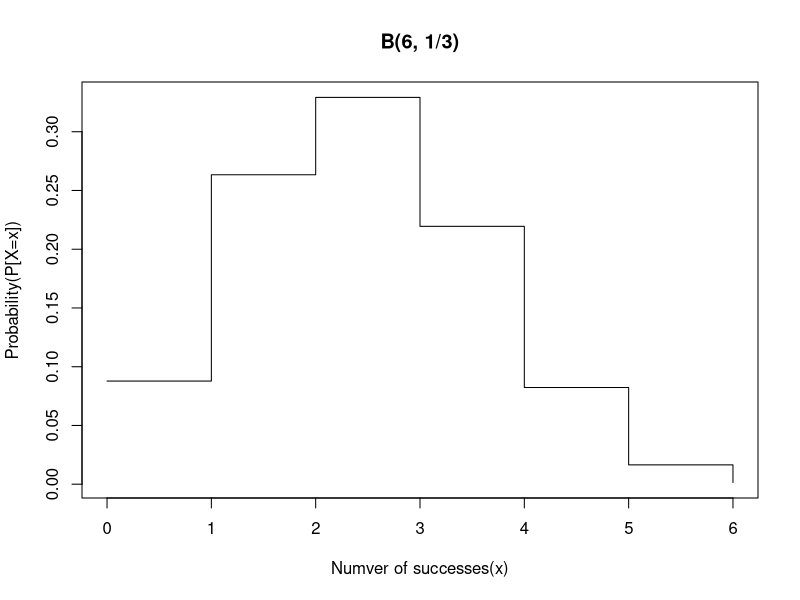
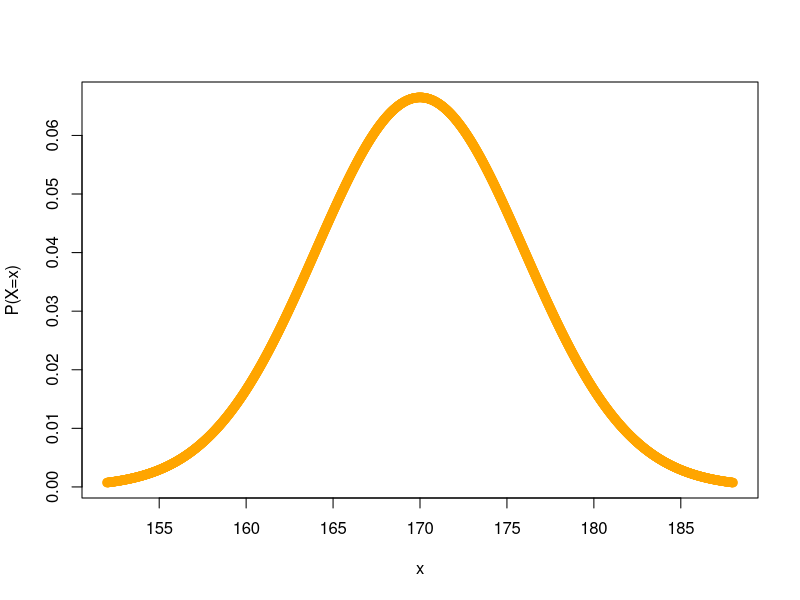
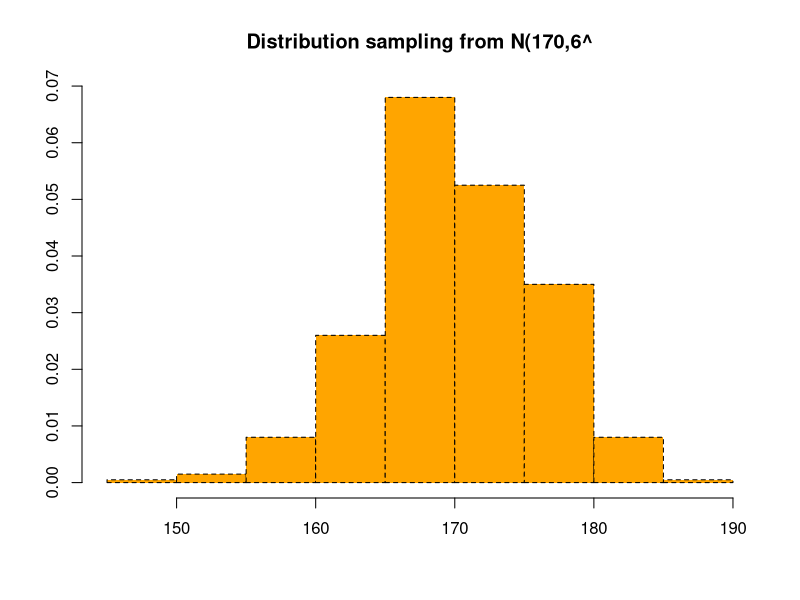

The R source for these figures, in order:
#Binomial Distribution
n=6
p=1/3
x=0:n
dbinom(2,size = n, prob=p)
dbinom(4,size = n, prob=p)
px=dbinom(x,size = n,prob = p)
px
plot(x,px,type='s',xlab='Numver of successes(x)',
     ylab='Probability(P[X=x])',main='B(6, 1/3)')

#Probability Binomial Distribution
pbinom(2, size = 6, prob = p)
pbinom(4, size = 6, prob = p)
pbinom(4, size = 6, prob = p)-pbinom(2, size = 6, prob = p)

#Quantile Binomial Distribution
qbinom(0.1,size = n,prob = p)
qbinom(0.5,size = n,prob = p)

#Random Binomial Distribution
rbinom(10,size = n,prob = p)

#Binomial Distribution Expected Value
ex=sum(x*px)
ex2=sum(x^2*px)
varx=ex2-ex^2
varx

#Normal Distribution
options(digits = 3)
mu=170
sigma=6
ll=mu-(3*sigma)
ul=mu+(3*sigma)
x=seq(ll,ul,by=0.02)
nd=dnorm(x,mean = mu,sd=sigma)
plot(x,nd,type='o',xlab='x',ylab='P(X=x)',lwd=2, col='orange')

#Probability Distribution
pnorm(mu,mean=mu,sd=sigma) #Probability valiable X=N(170,6^)
pnorm(158,mean = mu,sd=sigma)
pnorm(180,mean = mu,sd=sigma)-pnorm(160,mean = mu,sd=sigma)

#Quantile Distribution
qnorm(0.25,mean = mu,sd=sigma)
qnorm(0.5,mean = mu,sd=sigma)
qnorm(0.75,mean = mu,sd=sigma)

#Pseudo Random Number Distribution
options(digits = 5)
set.seed(5)
smp=rnorm(400, mean=mu,sd=sigma)
c(mean(smp),sd(smp))
hist(smp, probability = T, main='Distribution sampling from N(170,6^',
     lty=2, xlab = '',ylab = '',col = 'orange')

#Normal Distribution
options(digits = 4)
mu=0
sigma=1
p0.05=qnorm(0.05,mean = mu,sd=sigma)
p0.05
p0.025=qnorm(0.025,mean = mu,sd=sigma)
p0.025
pnorm(1.645)-pnorm(-1.645)
pnorm(1.96)-pnorm(-1.96)



